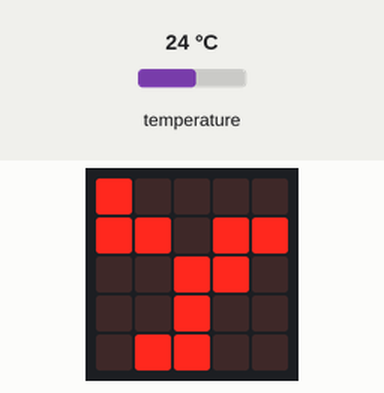
Recording of a program running on a simulated BBC micro:bit (MakeCode). Parts: the board's 5×5 LED display. The test bench sets the inputs (shaded band); at power-on: temperature 24 °C.

Above: at 1.5 s.
1.6 s: temperature set to 22.5 °C
At 2.3 s:
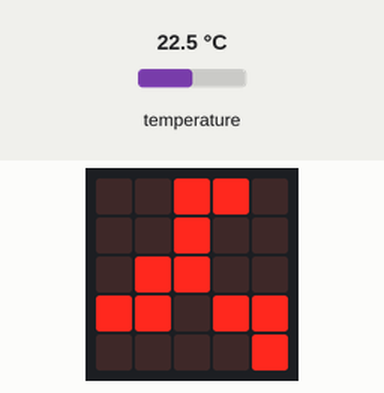
3.3 s: temperature set to 21.5 °C
At 4.5 s:
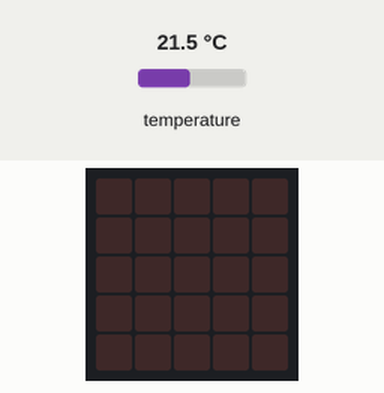
Timing chart, 0 to 6.3 s (numbered marks = the images above; inputs shaded):
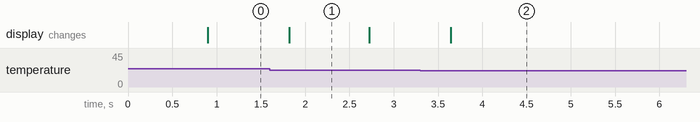

The program:

main.ts
```typescript
let 지속시간 = 0
let 작동 = 0
basic.forever(function () {
    if (input.temperature() >= 30) {
        지속시간 = 0
        작동 = 1
    } else if (input.temperature() >= 28) {
        지속시간 = 100
        작동 = 1
    } else if (input.temperature() >= 25) {
        지속시간 = 300
        작동 = 1
    } else if (input.temperature() >= 22) {
        지속시간 = 500
        작동 = 1
    } else {
        작동 = 0
    }
})
basic.forever(function () {
    if (작동 == 1) {
        basic.showLeds(`
            . . # # .
            . . # . .
            . # # . .
            # # . # #
            . . . . #
            `)
        basic.pause(지속시간)
        basic.showLeds(`
            # . . . .
            # # . # #
            . . # # .
            . . # . .
            . # # . .
            `)
        basic.pause(지속시간)
    } else {
        basic.clearScreen()
    }
})
```

test.ts
```typescript
// 테스트는 여기로 이동합니다; 이 패키지가 확장으로 사용될 때 컴파일되지 않을 것 입니다.
```

Measured:
- the behaviour switches between 22 and 21.9 °C on temperature (found by bisection; images 1 and 2)
- after the input at 3.3 s, the display: changes after 0.34 s (image 2)
- what the display in image 1 shows lasts 0.9 s, from 1.8 s to 2.7 s
